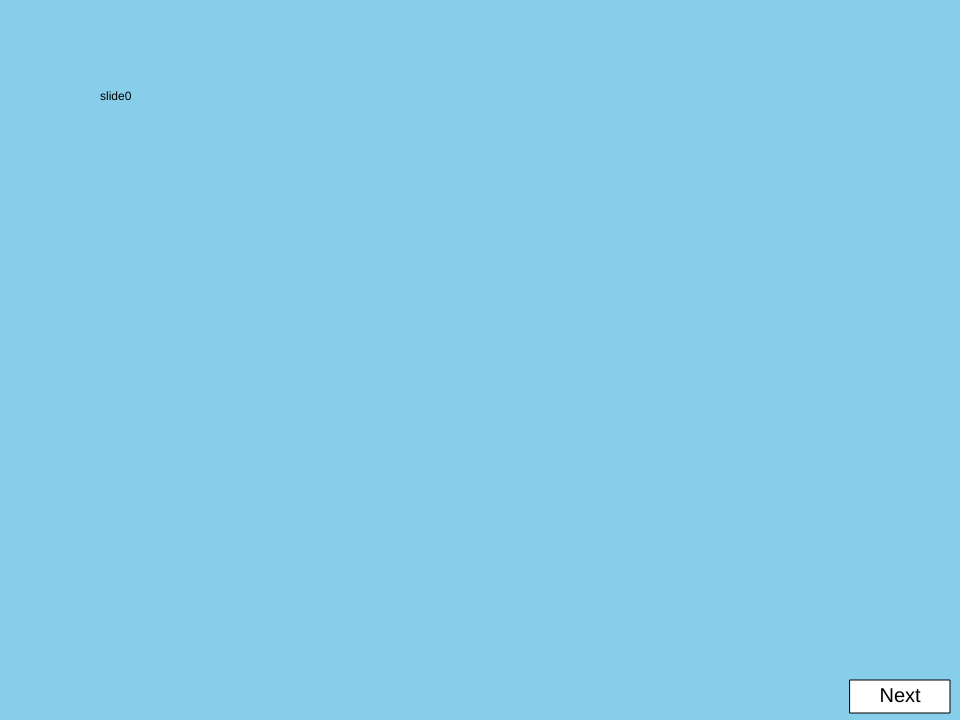
Frame 1 (no input)
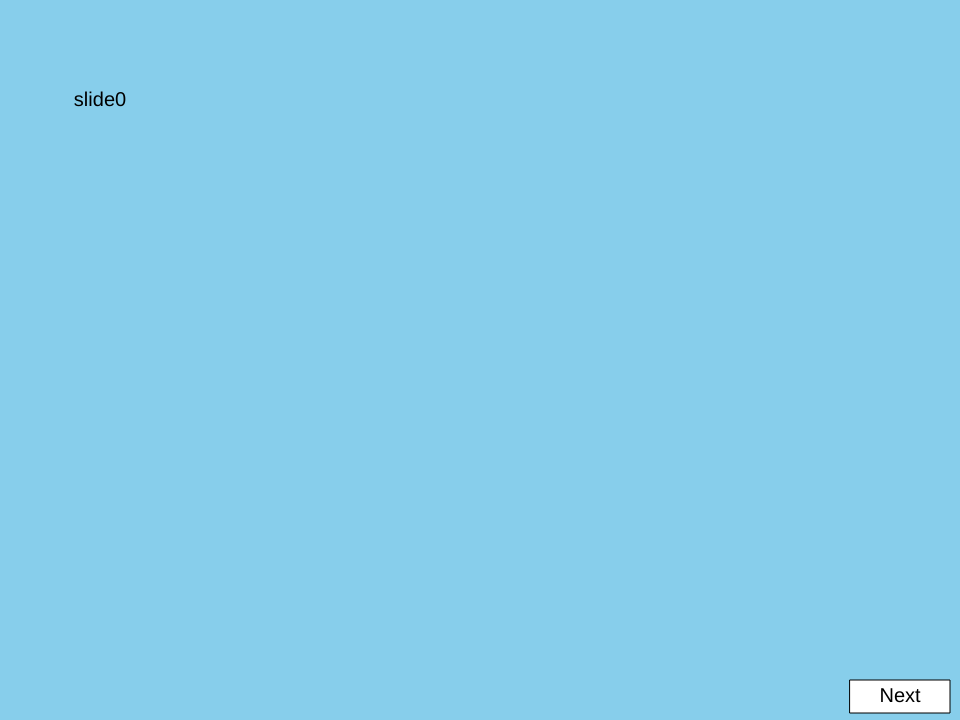
Frame 60 (no input)
Frame 120 (the mouse pressed at the canvas centre since frame 60): identical to frame 60, image omitted

The p5.js sketch that drew these frames (run headless with seeded random() and noise() and a simulated clock; from frame 60 on, the mouse is pressed at the canvas centre):

// p5.js sketch
// ── sketch.js
/*
Jeremy Bautista
Final Project Pitch
*/

var currentSlide = 0;
var nextButtonX = 850;
var nextButtonY = 680;
var nextButtonW = 100;
var nextButtonH = 33;

function setup(){
	createCanvas(960, 720);
}

function draw(){
	background('skyblue');

	text('slide' + currentSlide, 100, 100);

	fill('white');
	stroke('black');

	rect(nextButtonX, nextButtonY, nextButtonW, nextButtonH);
	fill('black');
	textSize(20);
	noStroke();
	textAlign(CENTER, CENTER);
	text("Next", nextButtonX, nextButtonY, nextButtonW, nextButtonH);
}
